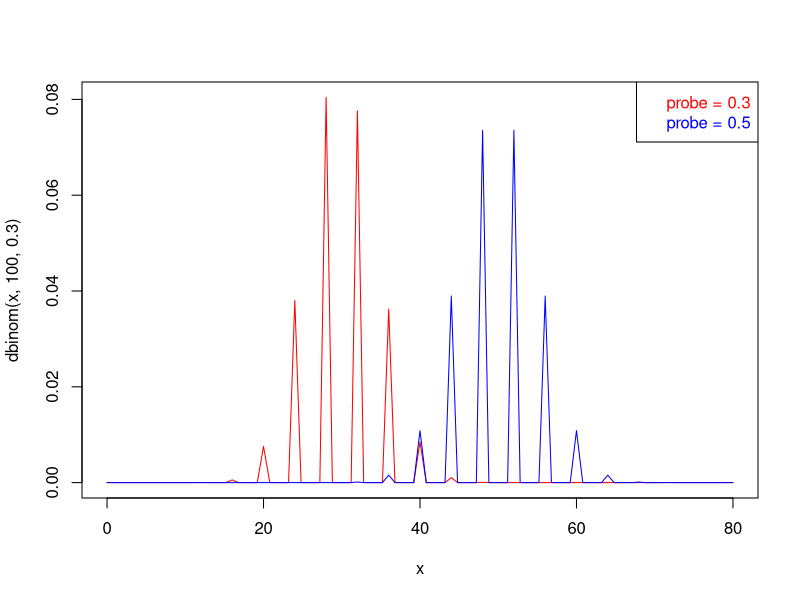
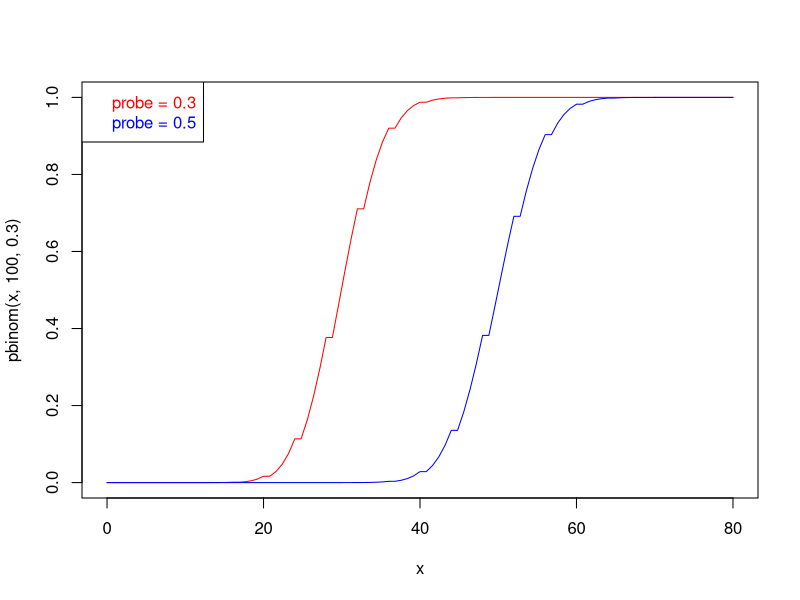
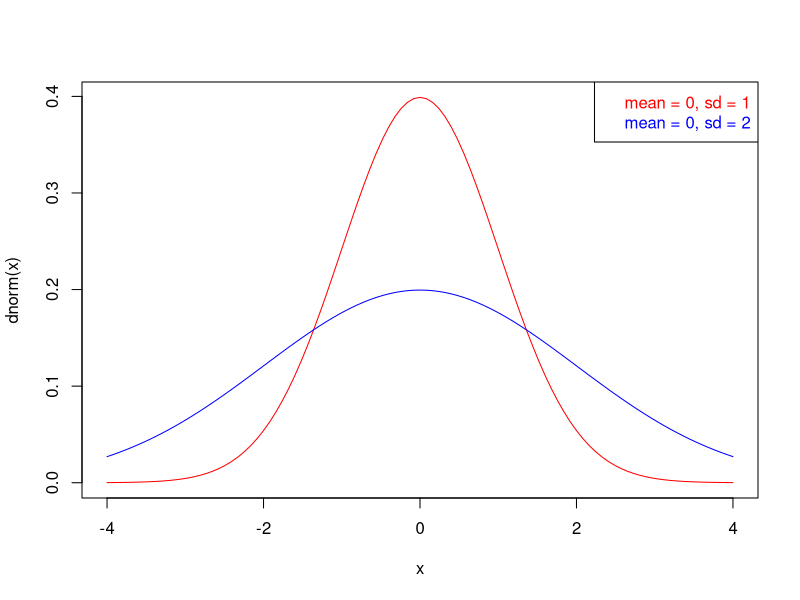
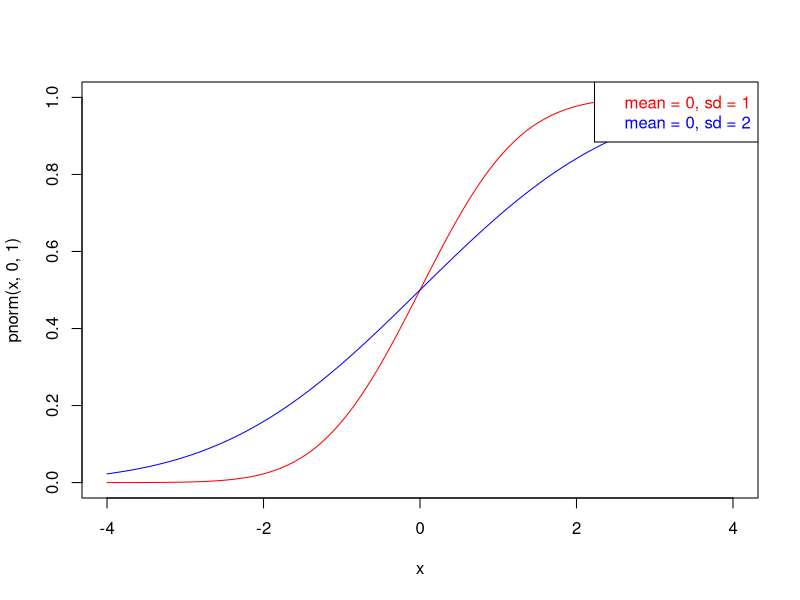
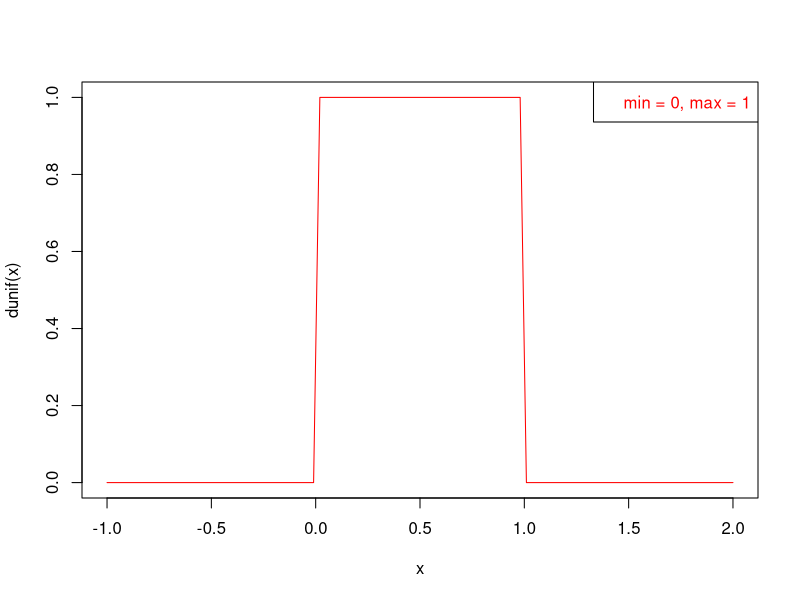
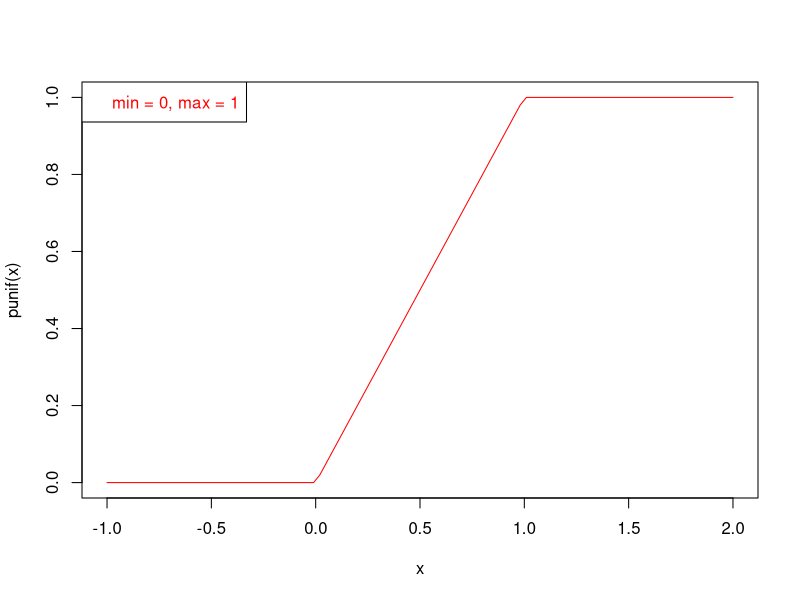
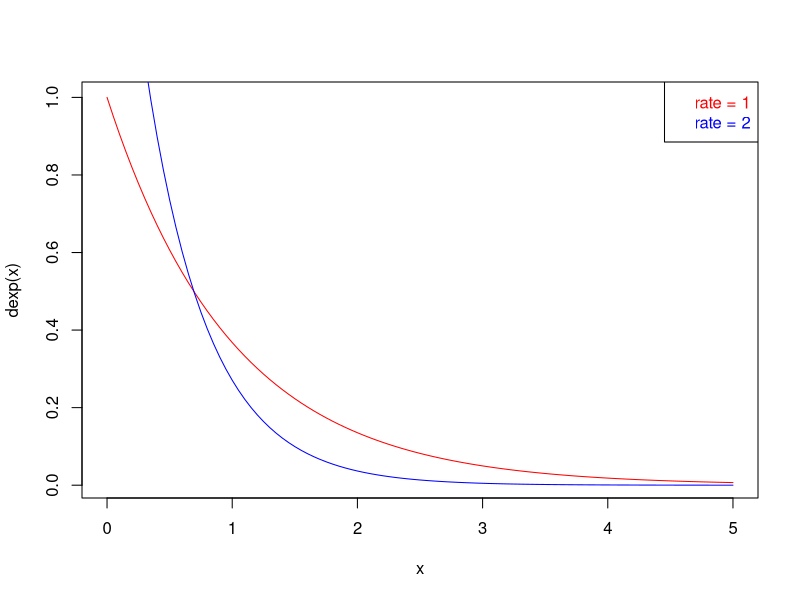
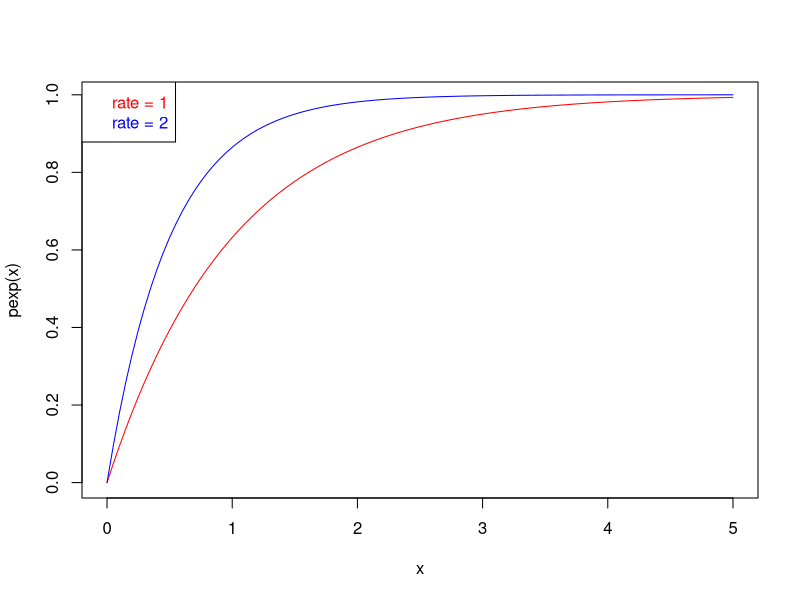

The R source for these figures, in order:
## ---- chunk 1
knitr::opts_chunk$set(
  collapse = TRUE,
  comment = "#>",
  echo = TRUE,
  message = FALSE,
  warning = FALSE,
  cache = TRUE
)
## ---- chunk 2
curve(dbinom(x, 100, 0.3), 0, 80, col = "red")
curve(dbinom(x, 100, 0.5), 0, 80, col = "blue", add = TRUE)
legend("topright",
  legend = paste0("probe = ", c(0.3, 0.5)),
  text.col = c("red", "blue")
)
## ---- chunk 3
curve(pbinom(x, 100, 0.3), 0, 80, col = "red")
curve(pbinom(x, 100, 0.5), 0, 80, col = "blue", add = TRUE)
legend("topleft",
  legend = paste0("probe = ", c(0.3, 0.5)),
  text.col = c("red", "blue")
)
## ---- chunk 4
curve(dnorm(x), from = -4, 4, col = "red")
curve(dnorm(x, 0, 2), from = -4, 4, add = TRUE, col = "blue")
legend(
  "topright",
  paste0("mean = 0, sd = ", c(1, 2)),
  text.col = c("red", "blue")
)
## ---- chunk 5
curve(pnorm(x, 0, 1), from = -4, 4, col = "red")
curve(pnorm(x, 0, 2), from = -4, 4, add = TRUE, col = "blue")
legend(
  "topright",
  paste0("mean = 0, sd = ", c(1, 2)),
  text.col = c("red", "blue")
)
## ---- chunk 6
curve(dunif(x), -1, 2, col = "red")
legend("topright",
  legend = "min = 0, max = 1",
  text.col = "red"
)
## ---- chunk 7
curve(punif(x), -1, 2, col = "red")
legend("topleft",
  legend = "min = 0, max = 1",
  text.col = "red"
)
## ---- chunk 8
curve(dexp(x), 0, 5, col = "red")
curve(dexp(x, rate = 2), 0, 5, col = "blue", add = TRUE)
legend("topright",
  legend = paste0("rate = ", c(1, 2)),
  text.col = c("red", "blue")
)
## ---- chunk 9
curve(pexp(x), 0, 5, col = "red")
curve(pexp(x, rate = 2), 0, 5, col = "blue", add = TRUE)
legend("topleft",
  legend = paste0("rate = ", c(1, 2)),
  text.col = c("red", "blue")
)
## ---- chunk 10
curve(dgamma(x, shape = 0), 0, 5, col = "red")
curve(dgamma(x, shape = 1), 0, 5, col = "blue", add = TRUE)
curve(dgamma(x, shape = 2), 0, 5, col = "green", add = TRUE)
legend("topright",
  legend = paste0("shape = ", c(0, 1, 2)),
  text.col = c("red", "blue", "green")
)
## ---- chunk 11
curve(pgamma(x, shape = 0), 0, 5, col = "red")
curve(pgamma(x, shape = 1), 0, 5, col = "blue", add = TRUE)
curve(pgamma(x, shape = 2), 0, 5, col = "green", add = TRUE)
legend("bottomright",
  legend = paste0("shape = ", c(0, 1, 2)),
  text.col = c("red", "blue", "green")
)
